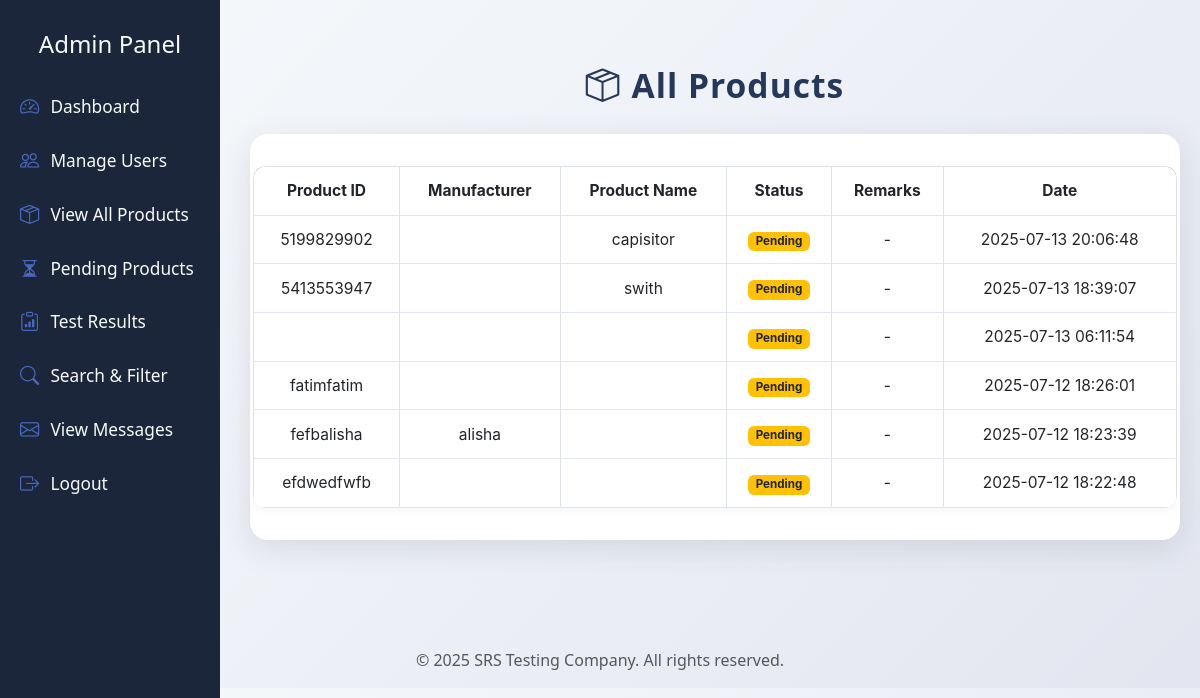
/srs_testing/admin/view_all_products.php (signed in), run on the app's committed database.
### tables this page shows
CREATE TABLE `products` (
  `id` int(11) NOT NULL,
  `user_id` int(11) NOT NULL,
  `product_id` varchar(10) NOT NULL,
  `product_name` varchar(100) NOT NULL,
  `description` text DEFAULT NULL,
  `created_at` timestamp NOT NULL DEFAULT current_timestamp(),
  `product_code` varchar(20) DEFAULT NULL,
  `revision` varchar(10) DEFAULT NULL,
  `manufacture_no` varchar(10) DEFAULT NULL,
  `status` varchar(20) DEFAULT NULL,
  `remarks` text DEFAULT NULL,
  `test_type` varchar(50) DEFAULT NULL,
  `tested_by` varchar(100) DEFAULT NULL,
  `tested_at` datetime DEFAULT NULL
);

CREATE TABLE `users` (
  `id` int(11) NOT NULL,
  `name` varchar(100) NOT NULL,
  `email` varchar(100) NOT NULL,
  `password` varchar(255) DEFAULT NULL,
  `role` enum('admin','manufacturer') NOT NULL,
  `created_at` timestamp NOT NULL DEFAULT current_timestamp(),
  `company_name` varchar(255) DEFAULT NULL,
  `profile_pic` varchar(255) DEFAULT NULL,
  `profile_picture` varchar(255) DEFAULT NULL,
  `address` text DEFAULT NULL,
  `phone_number` varchar(20) DEFAULT NULL,
  `city` varchar(50) DEFAULT NULL,
  `country` varchar(50) DEFAULT NULL,
  `website` varchar(100) DEFAULT NULL,
  `phone` varchar(20) DEFAULT NULL,
  `gender` varchar(10) DEFAULT NULL,
  `birthday` date DEFAULT NULL
);

### srs_testing/admin/view_all_products.php (the view, shortened to what this page needs)
<?php
include '../includes/db.php';
$stmt = $pdo->query("SELECT p.*, u.name FROM products p JOIN users u ON p.user_id = u.id ORDER BY p.created_at DESC");
$products = $stmt->fetchAll();
?>
<?php include '../includes/header.php'; ?>
<div class="container-fluid px-0">
  <div class="products-title mb-4">
    <i class="bi bi-box-seam"></i> All Products
  </div>
  <div class="products-table">
    <div class="table-responsive">
      <table class="table table-bordered table-hover align-middle">
        <thead>
          <tr>
            <th>Product ID</th>
            <th>Manufacturer</th>
            <th>Product Name</th>
            <th>Status</th>
            <th>Remarks</th>
            <th>Date</th>
          </tr>
        </thead>
        <tbody>
          <?php foreach ($products as $p): ?>
            <tr>
              <td><?= htmlspecialchars($p['product_id']) ?></td>
              <td><?= htmlspecialchars($p['name']) ?></td>
              <td><?= htmlspecialchars($p['product_name']) ?></td>
              <td>
                <?php if ($p['status'] == 'Passed'): ?>
                  <span class="badge bg-success">Passed</span>
                <?php elseif ($p['status'] == 'Failed'): ?>
                  <span class="badge bg-danger">Failed</span>
                <?php else: ?>
                  <span class="badge bg-warning text-dark">Pending</span>
                <?php endif; ?>
              </td>
              <td><?= htmlspecialchars($p['remarks'] ?? '-') ?></td>
              <td><?= htmlspecialchars($p['created_at']) ?></td>
            </tr>
          <?php endforeach; ?>
        </tbody>
      </table>
    </div>
  </div>
</div>
<?php include '../includes/footer.php'; ?>

### srs_testing/admin/view_all_products.php (style rules this page uses)
.products-title { color: #263859; font-weight: 900; font-size: 2.1rem; letter-spacing: 1px; margin-bottom: 2.2rem; margin-top: 2.5rem; text-align: center; display: flex; align-items: center; justify-content: center; gap: 0.7rem; }
.products-table { background: #fff; border-radius: 18px; box-shadow: 0 8px 32px 0 rgba(44,62,80,0.13); padding: 2.2rem 1.2rem 1.2rem 1.2rem; margin: 0 auto 2.5rem auto; max-width: 1200px; }
.table { border-radius: 14px; overflow: hidden; margin-top: 1rem; background: linear-gradient(90deg, #f7fafc 60%, #e3e6f0 100%); box-shadow: 0 2px 8px rgba(39,70,144,0.07); }
.table thead { background-color: #274690; color: #fff; }
.table th, .table td { vertical-align: middle; font-size: 1.07rem; text-align: center; border-bottom: 1px solid #e3e6f0; padding: 0.75rem 0.5rem; font-family: 'Inter', 'Segoe UI', Arial, sans-serif; }
@media (max-width: 1200px) { .products-table { padding: 1rem 0.2rem; max-width: 100%; } }
@media (max-width: 1200px) { .table th, .table td { font-size: 0.97rem; } }

### data on the page
products: product "5199829902", product_name "capisitor", status "Pending", remarks "-", created_at "2025-07-13 20:06:48"
products: product "5413553947", product_name "swith", status "Pending", remarks "-", created_at "2025-07-13 18:39:07"
products: status "Pending", remarks "-", created_at "2025-07-13 06:11:54"
products: product "fatimfatim", shows "Pending", remarks "-", created_at "2025-07-12 18:26:01"
products: product "fefbalisha", user.name "alisha", shows "Pending", remarks "-", created_at "2025-07-12 18:23:39"
products: product "efdwedfwfb", shows "Pending", remarks "-", created_at "2025-07-12 18:22:48"
